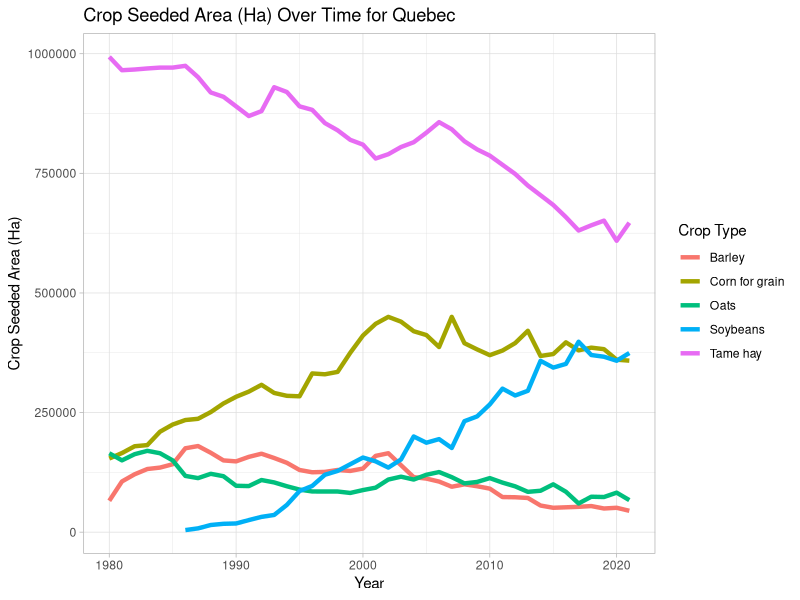
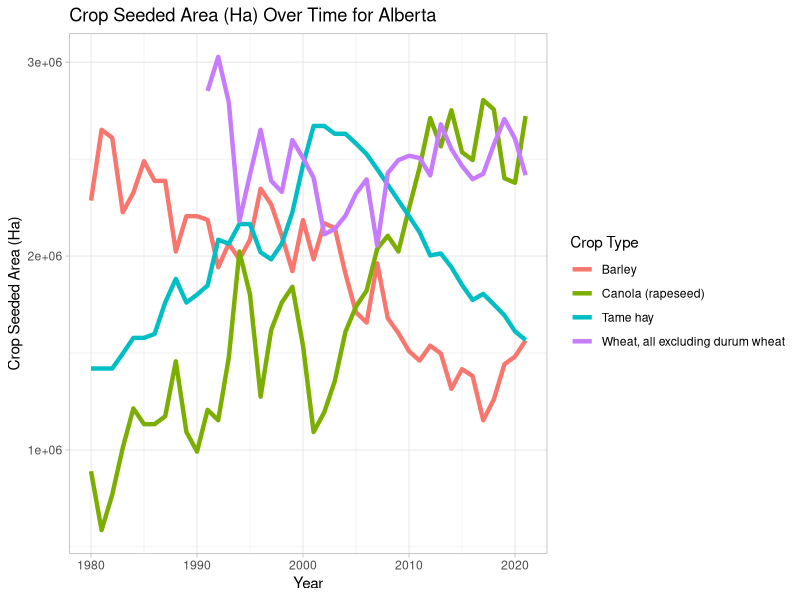
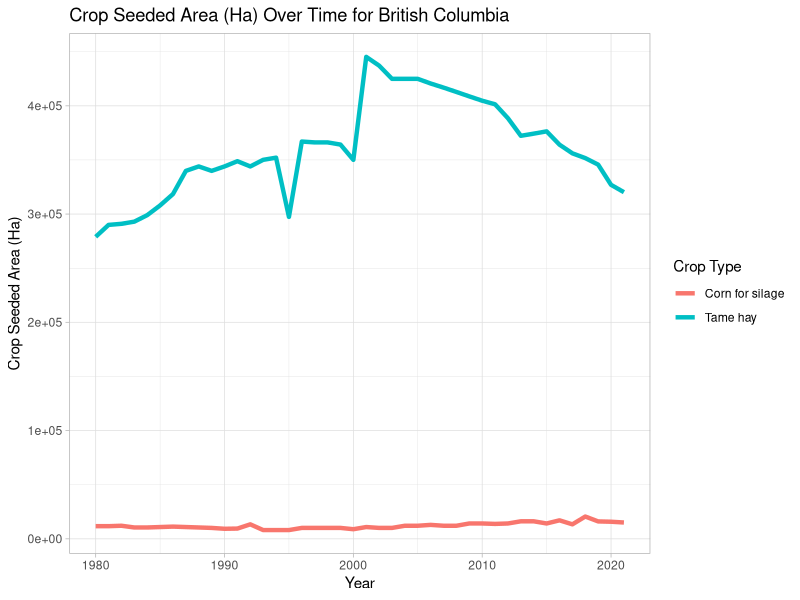
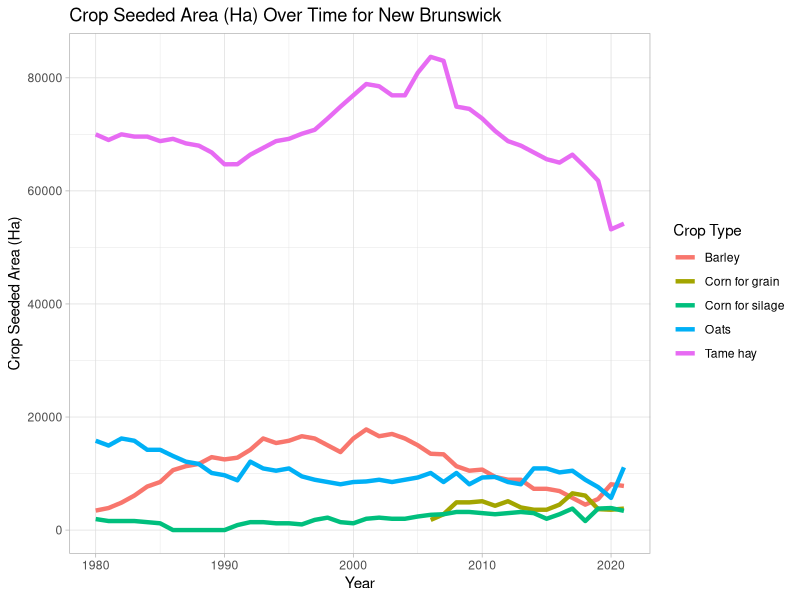
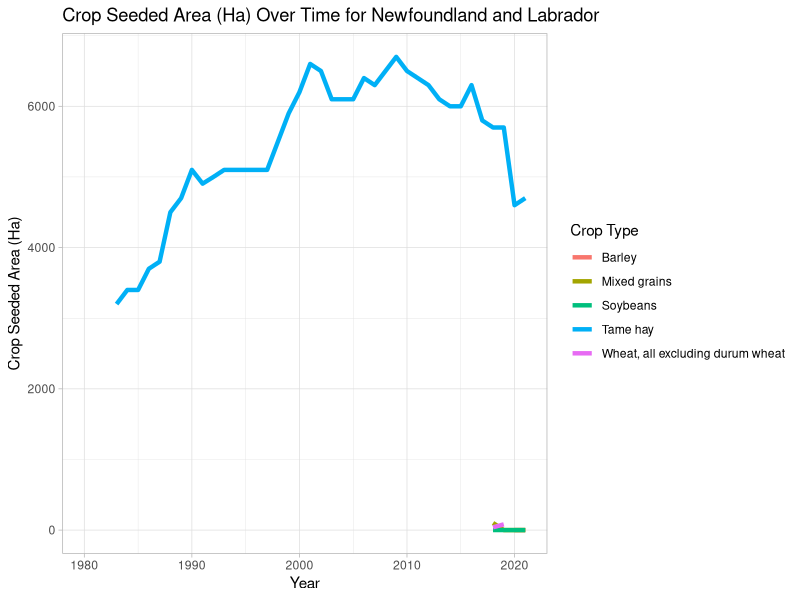
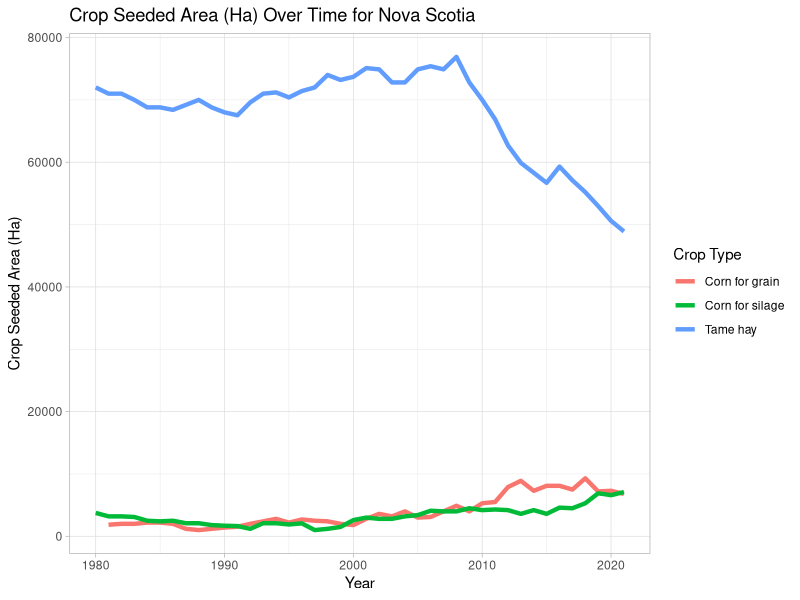
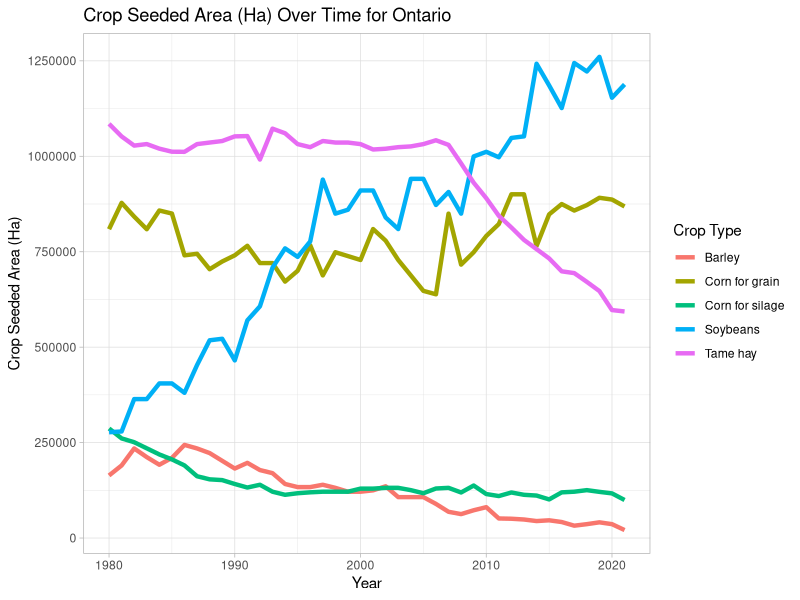
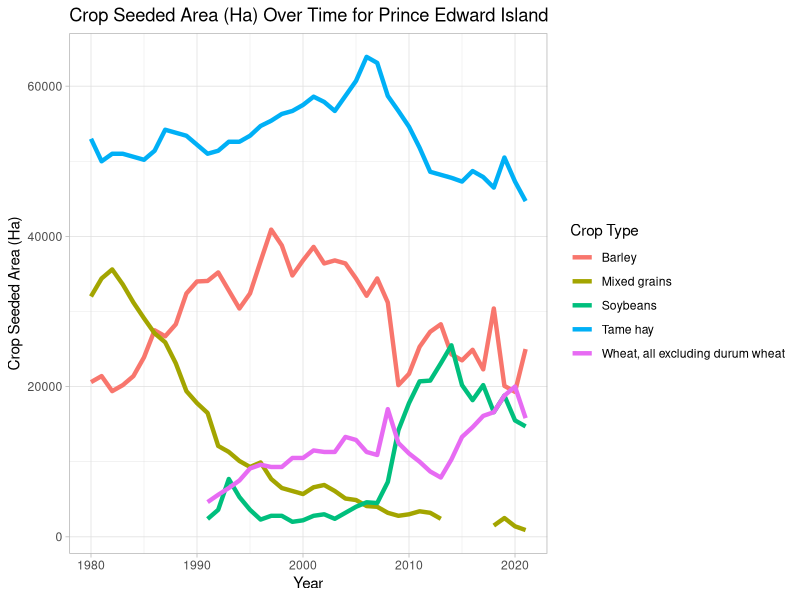

The R script that drew these images, in order:
#
#Import Libraries
library(ggplot2)

#Import Data for Fertilizer Seeded Area
quebec <- read.csv("./data/fertilizer/QUEBEC.csv")
alberta <- read.csv("./data/fertilizer/ALBERTA.csv")
bc <- read.csv("./data/fertilizer/BC.csv")
newBrunswick <- read.csv("./data/fertilizer/NEW BRUNSWICK.csv")
NaL <- read.csv("./data/fertilizer/NEWFOUNDLAND AND LABRADOR.csv")
novaScotia <- read.csv("./data/fertilizer/NOVA SCOTIA.csv")
ontario <- read.csv("./data/fertilizer/ONTARIO.csv")
pei <- read.csv("./data/fertilizer/PRINCE EDWARD ISLAND.csv")
manitoba <- read.csv("./data/fertilizer/MANITOBA.csv")
saskatchewan <- read.csv("./data/fertilizer/SASKATCHEWAN.csv")

#Create Plots
#Quebec
ggplot(data=quebec, aes(x=REF_DATE, y=VALUE, color=Type.of.crop))+
  geom_line(size=1.5)+
  theme_light()+
  xlab("Year")+
  ylab("Crop Seeded Area (Ha)")+
  guides(color=guide_legend("Crop Type"))+
  ggtitle("Crop Seeded Area (Ha) Over Time for Quebec")

#Alberta
ggplot(data=alberta, aes(x=REF_DATE, y=VALUE, color=Type.of.crop))+
  geom_line(size=1.5)+
  theme_light()+
  xlab("Year")+
  ylab("Crop Seeded Area (Ha)")+
  guides(color=guide_legend("Crop Type"))+
  ggtitle("Crop Seeded Area (Ha) Over Time for Alberta")

#BC
ggplot(data=bc, aes(x=REF_DATE, y=VALUE, color=Type.of.crop))+
  geom_line(size=1.5)+
  theme_light()+
  xlab("Year")+
  ylab("Crop Seeded Area (Ha)")+
  guides(color=guide_legend("Crop Type"))+
  ggtitle("Crop Seeded Area (Ha) Over Time for British Columbia")

#New Brunswick
ggplot(data=newBrunswick, aes(x=REF_DATE, y=VALUE, color=Type.of.crop))+
  geom_line(size=1.5)+
  theme_light()+
  xlab("Year")+
  ylab("Crop Seeded Area (Ha)")+
  guides(color=guide_legend("Crop Type"))+
  ggtitle("Crop Seeded Area (Ha) Over Time for New Brunswick")

#NaL
ggplot(data=NaL, aes(x=REF_DATE, y=VALUE, color=Type.of.crop))+
  geom_line(size=1.5)+
  theme_light()+
  xlab("Year")+
  ylab("Crop Seeded Area (Ha)")+
  guides(color=guide_legend("Crop Type"))+
  ggtitle("Crop Seeded Area (Ha) Over Time for Newfoundland and Labrador")

#Nova Scotia
ggplot(data=novaScotia, aes(x=REF_DATE, y=VALUE, color=Type.of.crop))+
  geom_line(size=1.5)+
  theme_light()+
  xlab("Year")+
  ylab("Crop Seeded Area (Ha)")+
  guides(color=guide_legend("Crop Type"))+
  ggtitle("Crop Seeded Area (Ha) Over Time for Nova Scotia")

#Ontario
ggplot(data=ontario, aes(x=REF_DATE, y=VALUE, color=Type.of.crop))+
  geom_line(size=1.5)+
  theme_light()+
  xlab("Year")+
  ylab("Crop Seeded Area (Ha)")+
  guides(color=guide_legend("Crop Type"))+
  ggtitle("Crop Seeded Area (Ha) Over Time for Ontario")

#PEI
ggplot(data=pei, aes(x=REF_DATE, y=VALUE, color=Type.of.crop))+
  geom_line(size=1.5)+
  theme_light()+
  xlab("Year")+
  ylab("Crop Seeded Area (Ha)")+
  guides(color=guide_legend("Crop Type"))+
  ggtitle("Crop Seeded Area (Ha) Over Time for Prince Edward Island")

#Manitoba
ggplot(data=manitoba, aes(x=REF_DATE, y=VALUE, color=Type.of.crop))+
  geom_line(size=1.5)+
  theme_light()+
  xlab("Year")+
  ylab("Crop Seeded Area (Ha)")+
  guides(color=guide_legend("Crop Type"))+
  ggtitle("Crop Seeded Area (Ha) Over Time for Manitoba")

#Saskatchewan
ggplot(data=saskatchewan, aes(x=REF_DATE, y=VALUE, color=Type.of.crop))+
  geom_line(size=1.5)+
  theme_light()+
  xlab("Year")+
  ylab("Crop Seeded Area (Ha)")+
  guides(color=guide_legend("Crop Type"))+
  ggtitle("Crop Seeded Area (Ha) Over Time for Saskatchewan")
